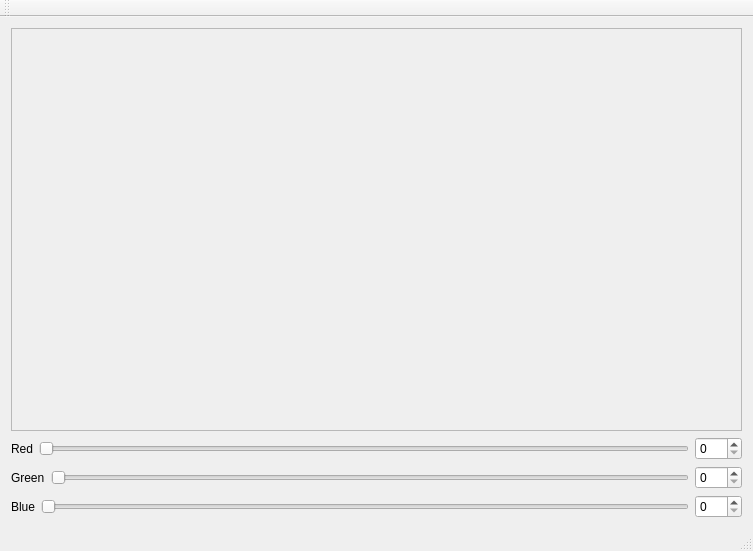
<?xml version="1.0" encoding="UTF-8"?>
<ui version="4.0">
 <class>ColorFrameClass</class>
 <widget class="QMainWindow" name="ColorFrameClass">
  <property name="geometry">
   <rect>
    <x>0</x>
    <y>0</y>
    <width>753</width>
    <height>551</height>
   </rect>
  </property>
  <property name="windowTitle">
   <string>ColorFrame</string>
  </property>
  <widget class="QWidget" name="centralWidget">
   <layout class="QGridLayout" name="gridLayout">
    <item row="0" column="0">
     <widget class="QFrame" name="colorFrame">
      <property name="frameShape">
       <enum>QFrame::StyledPanel</enum>
      </property>
      <property name="frameShadow">
       <enum>QFrame::Raised</enum>
      </property>
     </widget>
    </item>
    <item row="1" column="0">
     <layout class="QVBoxLayout" name="verticalLayout">
      <item>
       <layout class="QHBoxLayout" name="RedLayout">
        <item>
         <widget class="QLabel" name="label">
          <property name="text">
           <string>Red</string>
          </property>
         </widget>
        </item>
        <item>
         <widget class="QSlider" name="redSlider">
          <property name="maximum">
           <number>255</number>
          </property>
          <property name="orientation">
           <enum>Qt::Horizontal</enum>
          </property>
         </widget>
        </item>
        <item>
         <widget class="QSpinBox" name="redSpinBox">
          <property name="maximum">
           <number>255</number>
          </property>
         </widget>
        </item>
       </layout>
      </item>
      <item>
       <layout class="QHBoxLayout" name="GreenLayout">
        <item>
         <widget class="QLabel" name="label_2">
          <property name="text">
           <string>Green</string>
          </property>
         </widget>
        </item>
        <item>
         <widget class="QSlider" name="greenSlider">
          <property name="maximum">
           <number>255</number>
          </property>
          <property name="orientation">
           <enum>Qt::Horizontal</enum>
          </property>
         </widget>
        </item>
        <item>
         <widget class="QSpinBox" name="greenSpinBox">
          <property name="maximum">
           <number>255</number>
          </property>
         </widget>
        </item>
       </layout>
      </item>
      <item>
       <layout class="QHBoxLayout" name="BlueLayout">
        <item>
         <widget class="QLabel" name="label_3">
          <property name="text">
           <string>Blue</string>
          </property>
         </widget>
        </item>
        <item>
         <widget class="QSlider" name="blueSlider">
          <property name="maximum">
           <number>255</number>
          </property>
          <property name="orientation">
           <enum>Qt::Horizontal</enum>
          </property>
         </widget>
        </item>
        <item>
         <widget class="QSpinBox" name="blueSpinBox">
          <property name="maximum">
           <number>255</number>
          </property>
         </widget>
        </item>
       </layout>
      </item>
     </layout>
    </item>
   </layout>
  </widget>
  <widget class="QMenuBar" name="menuBar">
   <property name="geometry">
    <rect>
     <x>0</x>
     <y>0</y>
     <width>753</width>
     <height>21</height>
    </rect>
   </property>
  </widget>
  <widget class="QToolBar" name="mainToolBar">
   <attribute name="toolBarArea">
    <enum>TopToolBarArea</enum>
   </attribute>
   <attribute name="toolBarBreak">
    <bool>false</bool>
   </attribute>
  </widget>
  <widget class="QStatusBar" name="statusBar"/>
 </widget>
 <layoutdefault spacing="6" margin="11"/>
 <resources>
  <include location="ColorFrame.qrc"/>
 </resources>
 <connections>
  <connection>
   <sender>redSpinBox</sender>
   <signal>valueChanged(int)</signal>
   <receiver>redSlider</receiver>
   <slot>setValue(int)</slot>
   <hints>
    <hint type="sourcelabel">
     <x>730</x>
     <y>328</y>
    </hint>
    <hint type="destinationlabel">
     <x>642</x>
     <y>328</y>
    </hint>
   </hints>
  </connection>
  <connection>
   <sender>redSlider</sender>
   <signal>valueChanged(int)</signal>
   <receiver>redSpinBox</receiver>
   <slot>setValue(int)</slot>
   <hints>
    <hint type="sourcelabel">
     <x>566</x>
     <y>324</y>
    </hint>
    <hint type="destinationlabel">
     <x>737</x>
     <y>320</y>
    </hint>
   </hints>
  </connection>
  <connection>
   <sender>greenSpinBox</sender>
   <signal>valueChanged(int)</signal>
   <receiver>greenSlider</receiver>
   <slot>setValue(int)</slot>
   <hints>
    <hint type="sourcelabel">
     <x>718</x>
     <y>400</y>
    </hint>
    <hint type="destinationlabel">
     <x>672</x>
     <y>400</y>
    </hint>
   </hints>
  </connection>
  <connection>
   <sender>greenSlider</sender>
   <signal>valueChanged(int)</signal>
   <receiver>greenSpinBox</receiver>
   <slot>setValue(int)</slot>
   <hints>
    <hint type="sourcelabel">
     <x>593</x>
     <y>401</y>
    </hint>
    <hint type="destinationlabel">
     <x>722</x>
     <y>407</y>
    </hint>
   </hints>
  </connection>
  <connection>
   <sender>blueSpinBox</sender>
   <signal>valueChanged(int)</signal>
   <receiver>blueSlider</receiver>
   <slot>setValue(int)</slot>
   <hints>
    <hint type="sourcelabel">
     <x>713</x>
     <y>485</y>
    </hint>
    <hint type="destinationlabel">
     <x>660</x>
     <y>480</y>
    </hint>
   </hints>
  </connection>
  <connection>
   <sender>blueSlider</sender>
   <signal>valueChanged(int)</signal>
   <receiver>blueSpinBox</receiver>
   <slot>setValue(int)</slot>
   <hints>
    <hint type="sourcelabel">
     <x>618</x>
     <y>488</y>
    </hint>
    <hint type="destinationlabel">
     <x>727</x>
     <y>483</y>
    </hint>
   </hints>
  </connection>
 </connections>
</ui>
